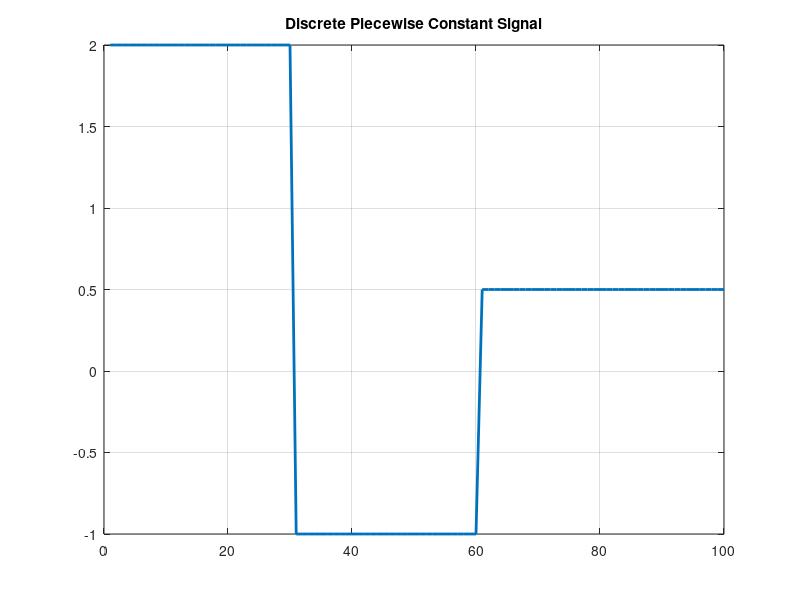

Source code (MATLAB):
n = 100;
f = zeros(1, n);

f(1:30) = 2;
f(31:60) = -1;
f(61:100) = 0.5;

plot(f, 'LineWidth', 2);
title('Discrete Piecewise Constant Signal'); grid on;